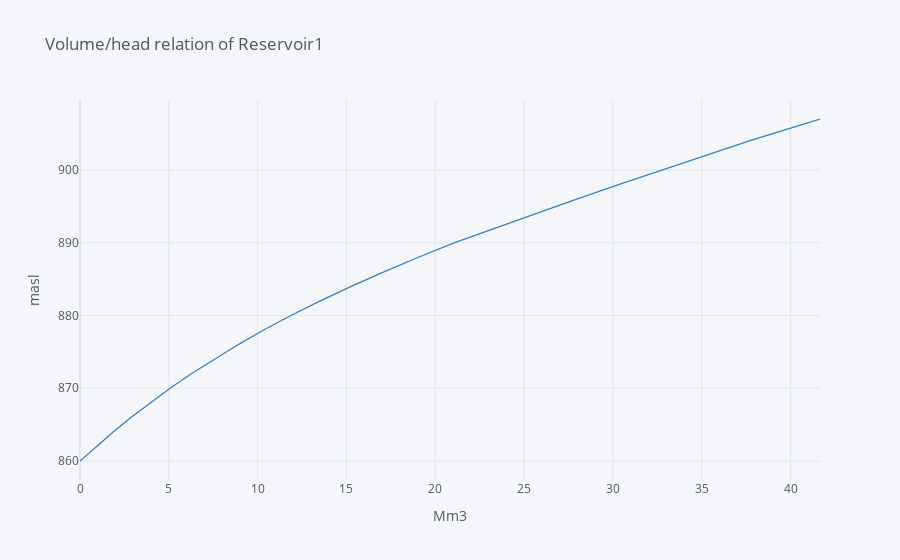

The notebook cell saved with this chart:
### Markdown cell above
Now let's review some of the input graphically. Data such as time series, XY-curves and DataFrames can be plotted with a single line of code using Cufflinks (.iplot).

### Code cell
# Plotting the volume/head relation of Reservoir1
rsv1.vol_head.get().iplot(title="Volume/head relation of Reservoir1", xaxis_title="Mm3", yaxis_title="masl", color="blue")

### Figure 1 — Plotly figure (JSON) as saved in the notebook; plotly's stock layout.template omitted (floating-point values rounded to 4 significant figures)
{"data": [{"line": {"color": "rgba(55, 128, 191, 1.0)", "dash": "solid", "shape": "linear", "width": 1.3}, "mode": "lines", "name": "0.0", "text": "", "type": "scatter", "x": [0, 0.91, 1.87, 2.88, 5.07, 6.27, 7.56, 8.91, 10.34, 11.87, 13.53, 15.27, 17.11, 19.05, 21.1, 25.65, 27.96, 30.36, 35.18, 37.68, 39, 41.66], "y": [860, 862, 864, 866, 870, 872, 874, 876, 878, 880, 882, 884, 886, 888, 890, 894, 896, 898, 902, 904, 905, 907]}], "layout": {"legend": {"bgcolor": "#F5F6F9", "font": {"color": "#4D5663"}}, "paper_bgcolor": "#F5F6F9", "plot_bgcolor": "#F5F6F9", "title": {"font": {"color": "#4D5663"}, "text": "Volume/head relation of Reservoir1"}, "xaxis": {"gridcolor": "#E1E5ED", "showgrid": true, "tickfont": {"color": "#4D5663"}, "title": {"font": {"color": "#4D5663"}, "text": "Mm3"}, "zerolinecolor": "#E1E5ED"}, "yaxis": {"gridcolor": "#E1E5ED", "showgrid": true, "tickfont": {"color": "#4D5663"}, "title": {"font": {"color": "#4D5663"}, "text": "masl"}, "zerolinecolor": "#E1E5ED"}}}
